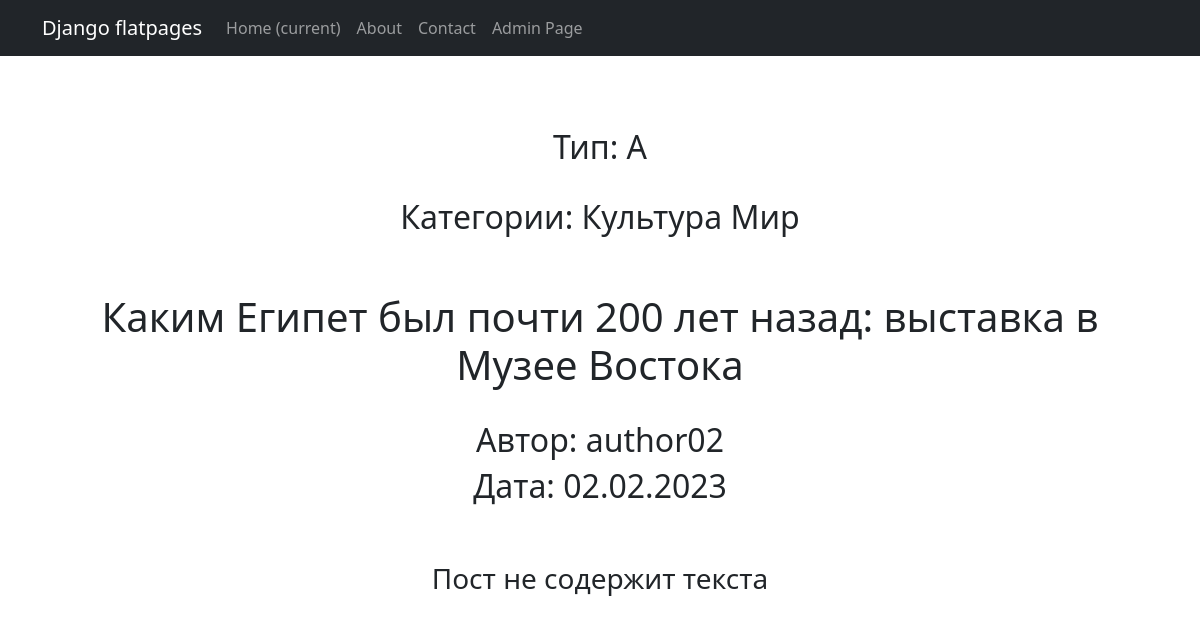
Page /posts/3 on the committed database.
### news/models.py (models this page shows, shortened)
class Post (models.Model):
    author = models.ForeignKey(Author, on_delete=models.CASCADE)
    article = 'A'
    news = 'N'
    POSTS = [
        (article, 'статья'),
        (news, 'новость'),
    ]
    type = models.CharField(max_length=1,
                                choices=POSTS,
                                default=news)
    time_in = models.DateTimeField(auto_now_add=True)#время создания
    category = models.ManyToManyField(Category, through='PostCategory')
    heading = models.CharField(max_length=255,) #заголовок
    text = models.TextField(default="Пост не содержит текста")
    rate = models.IntegerField(default = 0) #рейтинг
    def date(self):
        d=self.time_in.date()
        new_date = d.strftime("%d.%m.%Y")
        return new_date

class Category (models.Model):
    name = models.CharField(max_length=255, unique=True)

class Author (models.Model):
    authorUser = models.OneToOneField(User, on_delete=models.CASCADE)
    arating = models.IntegerField(default=0)  # рейтинг

### news/views.py (the view)
# urls.py: path('<int:pk>', PostDetail.as_view(), name='post_detail'),
class PostDetail(DetailView):
    model = Post
    template_name = 'post.html'
    context_object_name = 'post'

### news/templatetags/news_filters.py (called while the page is built)
@register.filter()
def censored(wordstr):
    words=list(wordstr.split())
    words_censored=words.copy()
    for index, word in enumerate(words):
        if word.lower() in CENSORED_WORDS.keys():
            words_censored[index]=CENSORED_WORDS[word.lower()]
    return ' '.join(words_censored)

### templates/post.html (shortened to what this page needs)
{% extends 'default.html' %}
{% load news_filters %}
{% block content %}
    <br>
    <br><br>
    <h2>Тип: {{ post.type }}</h2>
    <br>
    <h2>Категории:
    {% for post in post.category.all %}
       {{ post.name }}
    {% endfor %}
    </h2>
<br><br>
<h1>{{ post.heading|censored }}</h1>
<br>
<h2>Автор: {{ post.author.authorUser }}</h2>
<h2>Дата: {{ post.date}} </h2>
<br><br>
<h3>{{ post.text }}<br></h3>
<br>
{% endblock content %}

### rows in the picture
Post: type "A", heading|censored "Каким Египет был почти 200 лет назад: выставка в Музее Востока", author.authorUser "author02", date "02.02.2023", text "Пост не содержит текста"
Category: name "Культура"
Category: name "Мир"
